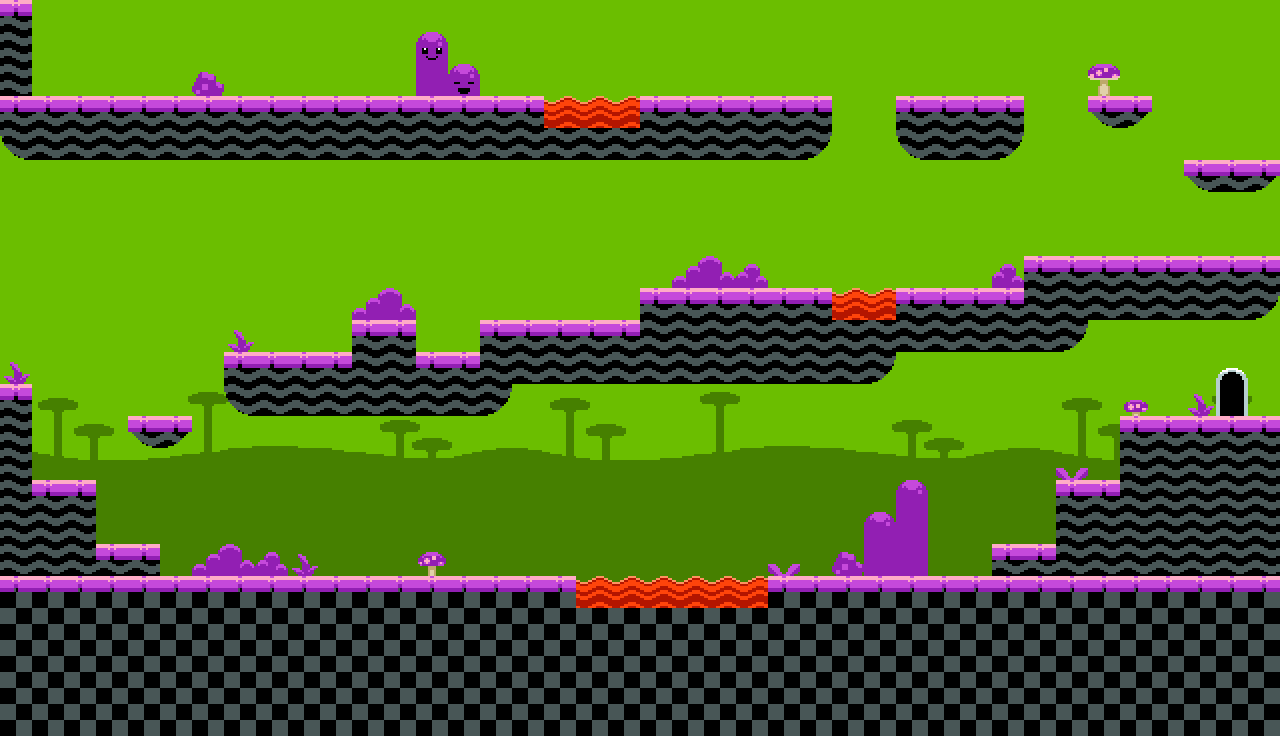

This game map was drawn from its Tiled (.tmx) file and the tilesets committed beside it. A one-line description and the trimmed map source follow:
An orthogonal 40x23 tile map with 32x32 px tiles, 3 tile layers (Background, Background2, Tile Layer 1) and 12 objects (5x box, 3x spike, level_end, player_spawn, blob, ...).

<map version="1.0" tiledversion="1.0.3" orientation="orthogonal" renderorder="right-down" width="40" height="23" tilewidth="32" tileheight="32" nextobjectid="65">
 <tileset firstgid="1" source="../tilesets/spritesheet.tsx" />
 <layer name="Background" width="40" height="23">
  <properties>
   <property name="next_map" value="maps/test_map_2.lua" />
  </properties>
  <data>[920 cells, 728 non-empty, 128 distinct tile ids]</data>
 </layer>
 <layer name="Background2" width="40" height="23">
  <data>[920 cells, 363 non-empty, 21 distinct tile ids]</data>
 </layer>
 <layer name="Tile Layer 1" width="40" height="23">
  <properties>
   <property name="collidable" type="bool" value="true" />
  </properties>
  <data>[920 cells, 193 non-empty, 5 distinct tile ids]</data>
 </layer>
 <objectgroup name="Objects">
  <properties>
   <property name="name" value="Boxes after twilight" />
  </properties>
  <object id="24" name="level_end" x="1219.1" y="365.077" width="35.0296" height="50.1775" />
  <object id="29" name="spike" x="576" y="584" width="192" height="19" />
  <object id="37" name="player_spawn" x="64" y="64" width="32" height="32" />
  <object id="41" name="spike" x="545.453" y="103.475" width="91.8046" height="23.3774" />
  <object id="45" name="spike" x="833.408" y="298.028" width="61.5687" height="18.7534" />
  <object id="53" name="blob" x="928" y="544" width="32" height="32" />
  <object id="57" name="blocker" x="1056" y="352" width="32" height="128" />
  <object id="59" name="box" x="768" y="544" width="32" height="32" />
  <object id="61" name="box" x="704" y="32" width="32" height="32" />
  <object id="62" name="box" x="512" y="256" width="32" height="32" />
  <object id="63" name="box" x="1056" y="192" width="32" height="32" />
  <object id="64" name="box" x="1120" y="192" width="32" height="32" />
 </objectgroup>
</map>